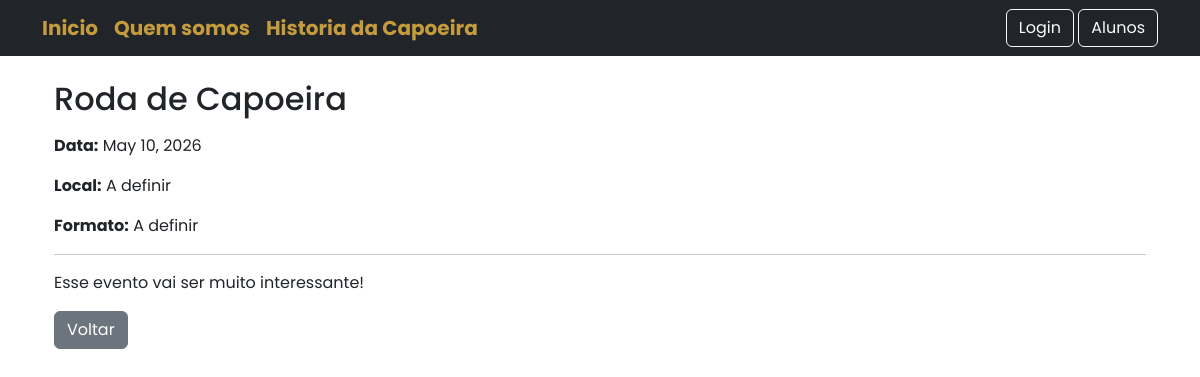
The app's page /evento/1/ with its own data.
### app_management/models.py (models this page shows, shortened)
class Evento(models.Model):
    nome = models.CharField(max_length=100)
    data = models.DateField()
    descricao = models.TextField()

### app_management/views.py (the view)
def detalhe_evento(request, id):
    evento = get_object_or_404(Evento, id=id)
    return render(request, 'detalhe_evento.html', {'evento': evento})

### app_management/templates/detalhe_evento.html (shortened to what this page needs)
{% extends 'home.html' %}
{% block content %}
<div class="container">
    <h2 class="mb-3">{{ evento.nome }}</h2>
    <p><strong>Data:</strong> {{ evento.data }}</p>
    <p><strong>Local:</strong> {{ evento.local|default:"A definir" }}</p>
    <p><strong>Formato:</strong> {{ evento.formato|default:"A definir" }}</p>
    <hr>
    <p>{{ evento.descricao }}</p>
    <a href="/" class="btn btn-secondary">Voltar</a>
</div>
{% endblock %}

### app_management/static/css/style.css (style rules this page uses)
:root { --cor-primaria: #1c1c1c; --cor-secundaria: #c49b3d; --cor-fundo: #f5f5f5; --cor-texto: #333; }
html { scroll-behavior: smooth; }
body { background-color: var(--cor-fundo); color: var(--cor-texto); font-family: 'Poppins', sans-serif !important; }

### records on screen
Evento: nome "Roda de Capoeira", data "May 10, 2026", local "A definir", descricao "Esse evento vai ser muito interessante!"

### other values on screen
{{ evento.formato|default:"A definir" }} "A definir"
